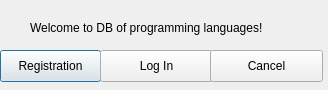
<?xml version="1.0" encoding="UTF-8"?>
<ui version="4.0">
 <class>first_action</class>
 <widget class="QDialog" name="first_action">
  <property name="geometry">
   <rect>
    <x>0</x>
    <y>0</y>
    <width>328</width>
    <height>90</height>
   </rect>
  </property>
  <property name="windowTitle">
   <string>Dialog</string>
  </property>
  <widget class="QLabel" name="label">
   <property name="geometry">
    <rect>
     <x>30</x>
     <y>20</y>
     <width>271</width>
     <height>16</height>
    </rect>
   </property>
   <property name="text">
    <string>Welcome to DB of programming languages!</string>
   </property>
  </widget>
  <widget class="QPushButton" name="pushButton">
   <property name="geometry">
    <rect>
     <x>0</x>
     <y>50</y>
     <width>101</width>
     <height>32</height>
    </rect>
   </property>
   <property name="text">
    <string>Registration</string>
   </property>
  </widget>
  <widget class="QPushButton" name="pushButton_2">
   <property name="geometry">
    <rect>
     <x>100</x>
     <y>50</y>
     <width>113</width>
     <height>32</height>
    </rect>
   </property>
   <property name="text">
    <string>Log In</string>
   </property>
  </widget>
  <widget class="QPushButton" name="pushButton_3">
   <property name="geometry">
    <rect>
     <x>210</x>
     <y>50</y>
     <width>113</width>
     <height>32</height>
    </rect>
   </property>
   <property name="text">
    <string>Cancel</string>
   </property>
  </widget>
 </widget>
 <resources/>
 <connections/>
</ui>
